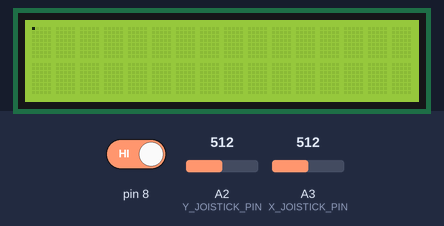
A sketch run on a simulated Arduino Uno, built with avr-gcc and run on an emulated ATmega328P. Shown: 16×2 character LCD. Inputs (shaded band) come from the test bench; at power-on: A2 (Y_JOISTICK_PIN) = 512, A3 (X_JOISTICK_PIN) = 512, pin 8 HIGH. What the sketch prints to the serial monitor is not drawn.

Above: at 1.2 s.
1.3 s: A2 (Y_JOISTICK_PIN) set to 900
2.8 s: A3 (X_JOISTICK_PIN) set to 900
At 3.49 s:
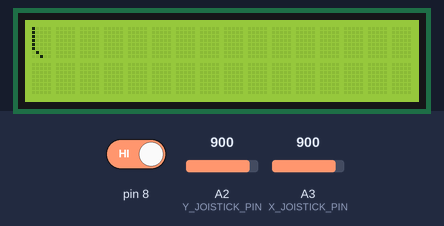
4.4 s: A3 (X_JOISTICK_PIN) set to 716
At 6.3 s:
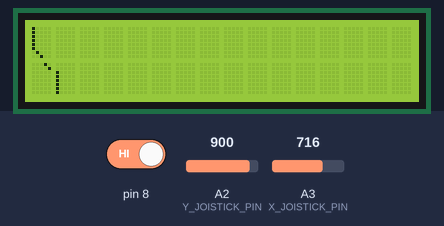
6.4 s: A2 (Y_JOISTICK_PIN) set to 306
9.4 s: pin 8 driven LOW
11.2 s: A3 (X_JOISTICK_PIN) set to 1023
At 11.55 s:
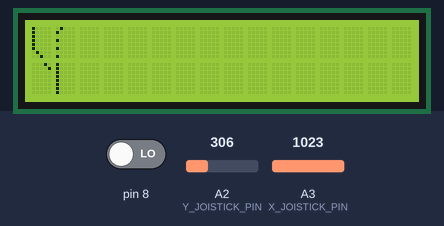
Timing chart, 0 to 13.8 s (numbered marks = the images above; inputs shaded):
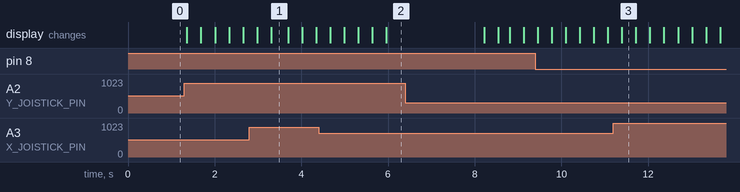

The sketch:

LCD_pixel_control.ino
```cpp
#include <Wire.h>
#include <math.h>
#include <LiquidCrystal_I2C.h>
#define LINE_WITH 4
#define LINE_HIGHT 2
#define CHAR_WITH 5
#define CHAR_HIGHT 8
#define X_JOISTICK_PIN 3
#define Y_JOISTICK_PIN 2

LiquidCrystal_I2C lcd(0x27, 16, 2); // set the LCD address to 0x27 for a 16 chars and 2 line display

//display pixels for program logic
byte display[LINE_WITH][LINE_HIGHT*CHAR_HIGHT] = {{B0, B0}, {B11111111, B0}};
int x = 0;
int y = 0;
int status = 1;

char get_x_direction()
{
  int x_val = map(analogRead(X_JOISTICK_PIN), 0, 1014, 1, 7);
  if (x_val > 5)
  {
    return 'r';
  }
  else if (x_val < 3)
  {
    return 'l';
  }
  else
  {
    return 'm';
  }
}

char get_y_direction()
{
  int y_val = map(analogRead(Y_JOISTICK_PIN), 0, 1014, 7, 1);
  if (y_val > 5)
  {
    return 'u';
  }
  else if (y_val < 3)
  {
    return 'd';
  }
  else
  {
    return 'm';
  }
}

byte checkcords(int x, int y)
{
  byte xline = display[(x - (x%CHAR_WITH))/CHAR_WITH][y];
  xline = xline >> (CHAR_WITH - (x%CHAR_WITH) - 1);
  xline = xline << 7;
  switch (xline)
  {
    case B10000000:
      return B1;
    case B00000000:
      return B0;
  }
}

void setpixel(int x, int y, byte value)
{
  int power_x = (8-CHAR_WITH) - ((x%CHAR_WITH) - 1);
  //Serial.println(exact_x);
  if (checkcords(x, y) == value)
  {
    return;
  }
  switch (value)
  {
    case B0:
      display[(x - (x%CHAR_WITH))/CHAR_WITH][y] = display[(x - (x%CHAR_WITH))/CHAR_WITH][y] & ~(1 << power_x);
      return;
    case B1:
      display[(x - (x%CHAR_WITH))/CHAR_WITH][y] = display[(x - (x%CHAR_WITH))/CHAR_WITH][y] | (1 << power_x);
      return;
  }
}

void fillwithvalue(byte value)
{
  for (int y = 0; y < LINE_HIGHT*CHAR_HIGHT; y++)
  {
    for (int x = 0; x < LINE_WITH; x++)
    {
      display[x][y] = value;
    }
  }
}

//draws the displey
void draw(byte display[LINE_WITH][LINE_HIGHT*CHAR_HIGHT])
{
  int slot = 0;
  int charpos_x, charpos_y;//possisin of charecter you are working on at the moment
  for (charpos_y = 0; charpos_y < LINE_HIGHT; charpos_y++)
  {
    for (charpos_x = 0; charpos_x < LINE_WITH; charpos_x++)
    {
      //workin on 1 character fild
      byte customChar[8] = {B0};
      int pixelpos_x, pixelpos_y;//possision of pixel you are working on at the moment
      for (pixelpos_y = 0; pixelpos_y < CHAR_HIGHT; pixelpos_y++)
      {
        customChar[pixelpos_y] = display[charpos_x][charpos_y*CHAR_HIGHT+pixelpos_y];
      }
      lcd.createChar(slot, customChar);
      lcd.setCursor(charpos_x, charpos_y);
      lcd.write(byte(slot));
      slot++;
    }
  }
}
/*********************************************************/
void setup()
{
  lcd.init();  //initialize the lcd
  lcd.backlight();  //open the backlight
  Serial.begin(9600);
  fillwithvalue(B0);
}
/*********************************************************/
void loop()
{
  char x_dir = get_x_direction();
  char y_dir = get_y_direction();
  Serial.print("X: ");
  Serial.print(x);
  Serial.print(" Y: ");
  Serial.println(y);
  if (!digitalRead(8))
  {
    status *= -1;
  }
  if (status == -1)
  {
    setpixel(x, y, B0);
  }
  switch (x_dir)
  {
    case 'r':
      if (x < LINE_WITH*CHAR_WITH-1)
      {
        x++;
      }
      break;
    case 'l':
      if (x > 0)
      {
        x--;
      }
      break;
  }

  switch (y_dir)
  {
    case 'u':
      if (y > 0)
      {
        y--;
      }
      break;
    case 'd':
      if (y < LINE_HIGHT*CHAR_HIGHT-1)
      {
        y++;
      }
      break;
  }
  setpixel(x, y, B1);
  draw(display);
  delay(250);
}
/************************************************************/
```

Measured:
- after the input at 11.2 s, the display: changes after 0.19 s (image 3)
